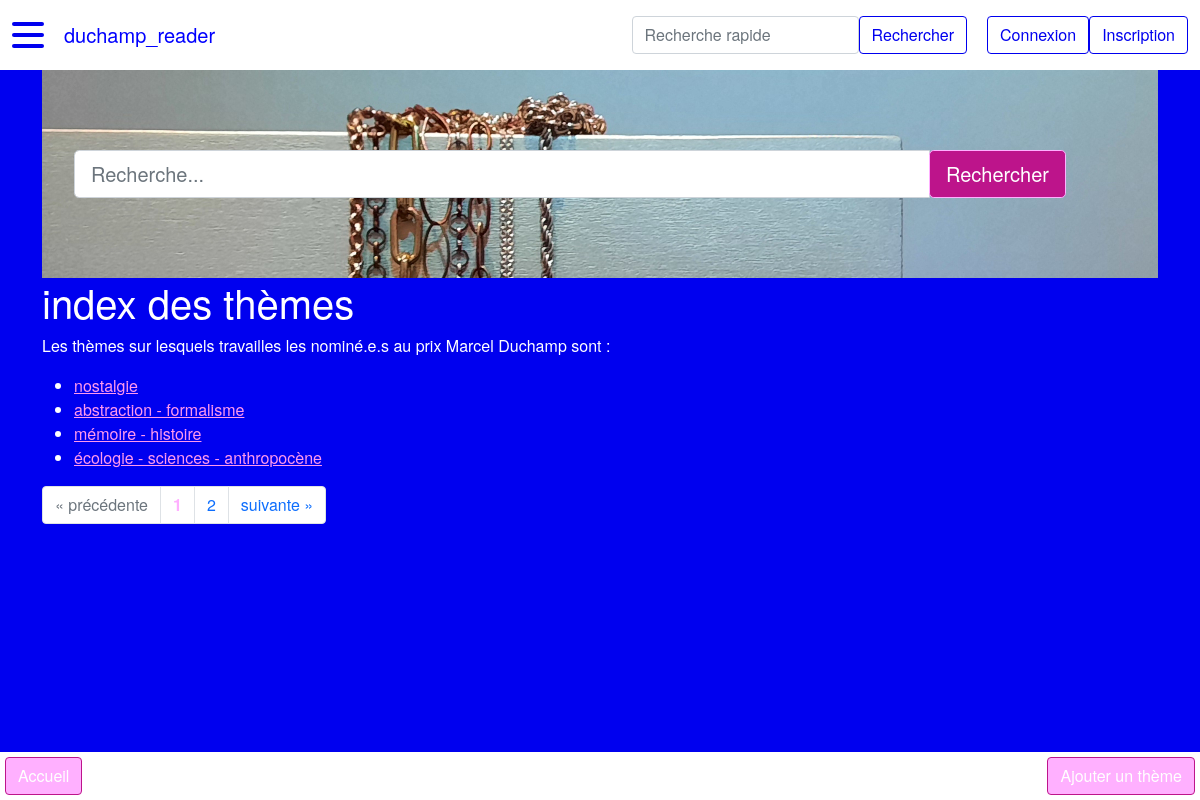
Before: /theme with the older database file.
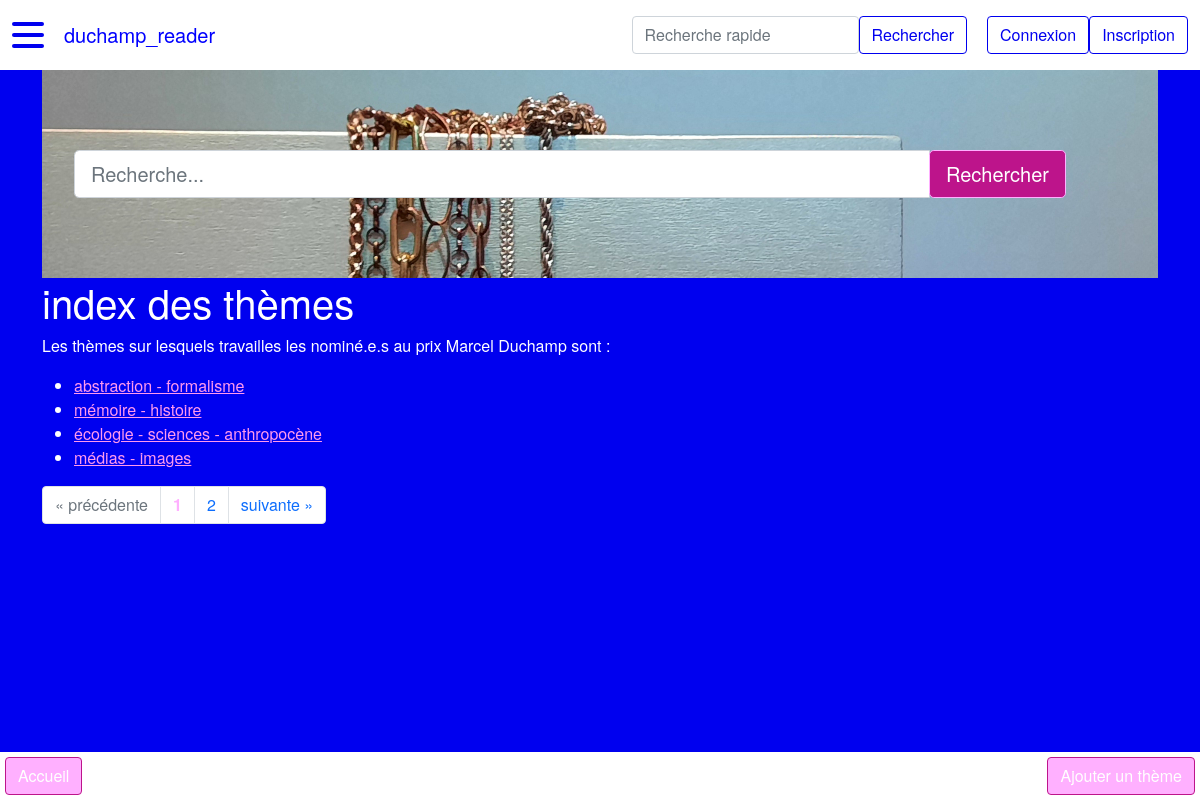
After: the same page with the newer database file.
### duchamp_reader/modeles/classes_generic.py (models this page shows, shortened)
class Theme(db.Model):
    __tablename__ = "theme"
    id = db.Column(db.Integer, unique=True, nullable=False, primary_key=True, autoincrement=True)
    nom = db.Column(db.Text, nullable=False)
    classname = db.Column(db.Text, nullable=False, default="theme")
    authorship = db.relationship("AuthorshipTheme", back_populates="theme")
    nomination = db.relationship("Nomination", back_populates="theme")

### duchamp_reader/routes.py (the view)
@app.route("/theme")
def theme_index():
    page = request.args.get("page", 1)
    titre = "index des thèmes"
    if isinstance(page, str) and page.isdigit():
        page = int(page)
    else:
        page = 1
    themes = Theme.query.order_by(Theme.id.desc()).paginate(page=page, per_page=PERPAGE)
    return render_template("pages/theme_index.html", titre=titre, themes=themes,
                           last_nominations=last_nominations, last_artistes=last_artistes, last_galeries=last_galeries,
                           last_themes=last_themes, last_villes=last_villes)

### duchamp_reader/templates/pages/theme_index.html (shortened to what this page needs)
{% extends "conteneur.html" %}
{% block homesearch %}
    {% include "partials/recherche.html" %}
{% endblock %}
{% block corps %}
<h1>{{titre}}</h1>
    {% if themes %}
        <p>Les thèmes sur lesquels travailles les nominé.e.s au prix Marcel Duchamp sont :</p>
        <ul>
            {% for theme in themes.items %}
                <li><a href="{{url_for('theme_main', id_theme=theme.id)}}">
                    {{theme.nom}}
                </a></li>
            {% endfor %}
        </ul>
        <nav aria-label="research-pagination">
            <ul class="pagination">
                {% if themes.has_prev %}
                    <li class="page-item">
                {% else%}
                    <li class="page-item disabled">
                {% endif %}
                        <a class="page-link" href="{{url_for('theme_index', page=themes.prev_num)}}" aria-label="Previous">
                            <span aria-hidden="true">&laquo;</span>
                            <span class="sr-only">précédente</span>
                        </a>
                    </li>
                {% for page in themes.iter_pages() %}
                    {% if page %}
                        {% if page != themes.page %}
                        <li class="page-item">
                            <a class="page-link" href="{{url_for('theme_index', page=page)}}">
                                {{page}}
                            </a>
                        </li>
                        {% else %}
                            <li class="page-item active disabled">
                                <a class="page-link"><b style="color: var(--custom-light-pink)">{{page}}</b></a>
                            </li>
                        {% endif %}
                    {% else %}
                    <li class="page-item disabled">
                        <a class="page-link">...</a>
                    </li>
                    {% endif %}
                {% endfor %}
                {% if themes.has_next %}
                    <li class="page-item">
                {% else %}
                    <li class="page-item disabled">
                {% endif %}
                    <a class="page-link" href="{{url_for('theme_index', page=themes.next_num)}}" aria-label="Next">
                        <span class="sr-only">suivante</span>
                        <span aria-hidden="true">&raquo;</span>
                    </a>
                </li>
            </ul>
        </nav>
    {% endif %}
    <div class="basdepage">
        <a class="btn" href="{{url_for('accueil')}}">Accueil</a>
        <a class="btn" href="{{url_for('theme_add')}}">Ajouter un thème</a>
    </div>
{% endblock %}

Changed rows visible on the page:
removed Theme: nom "nostalgie"
now on this page (row unchanged): Theme: nom "médias - images"
